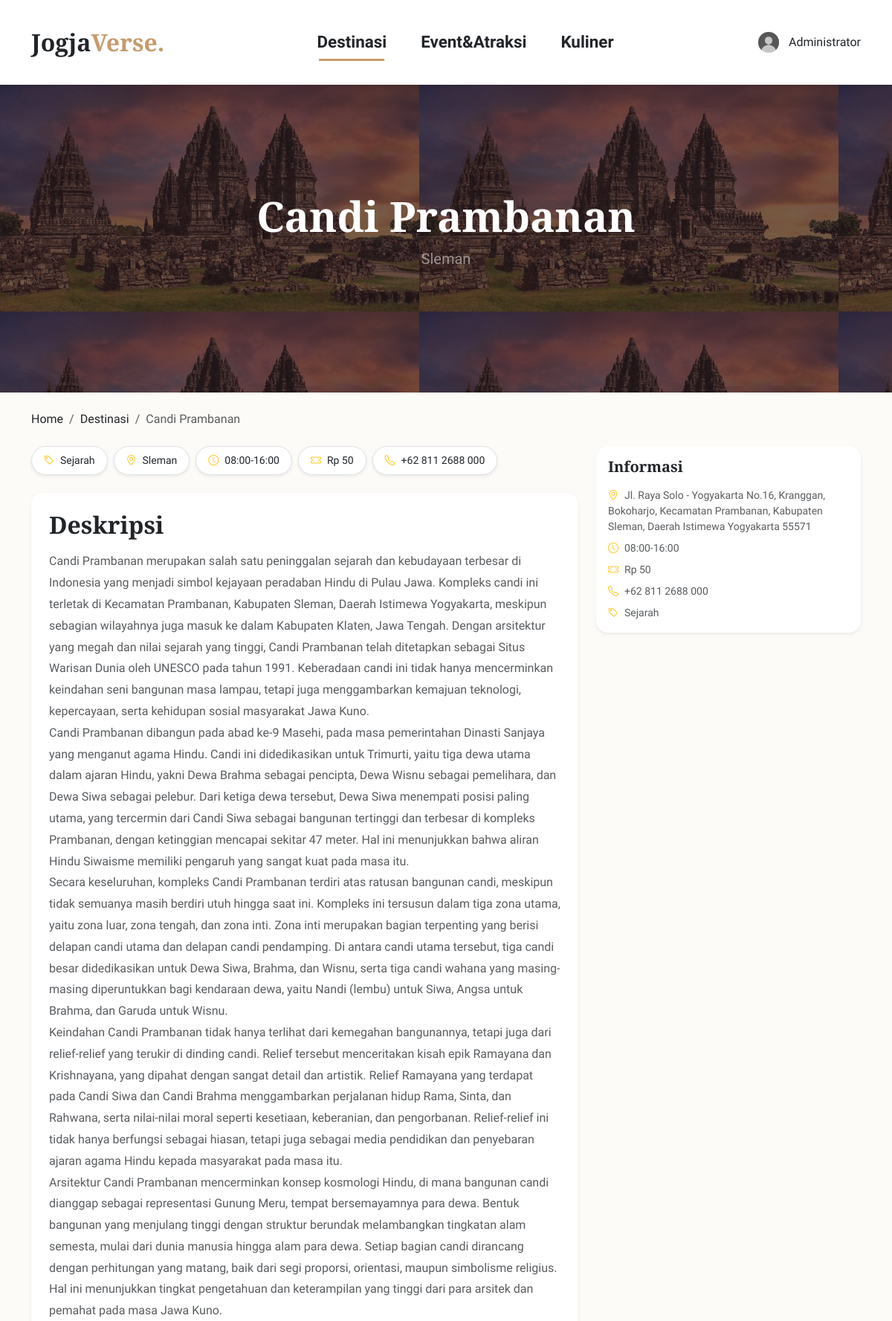
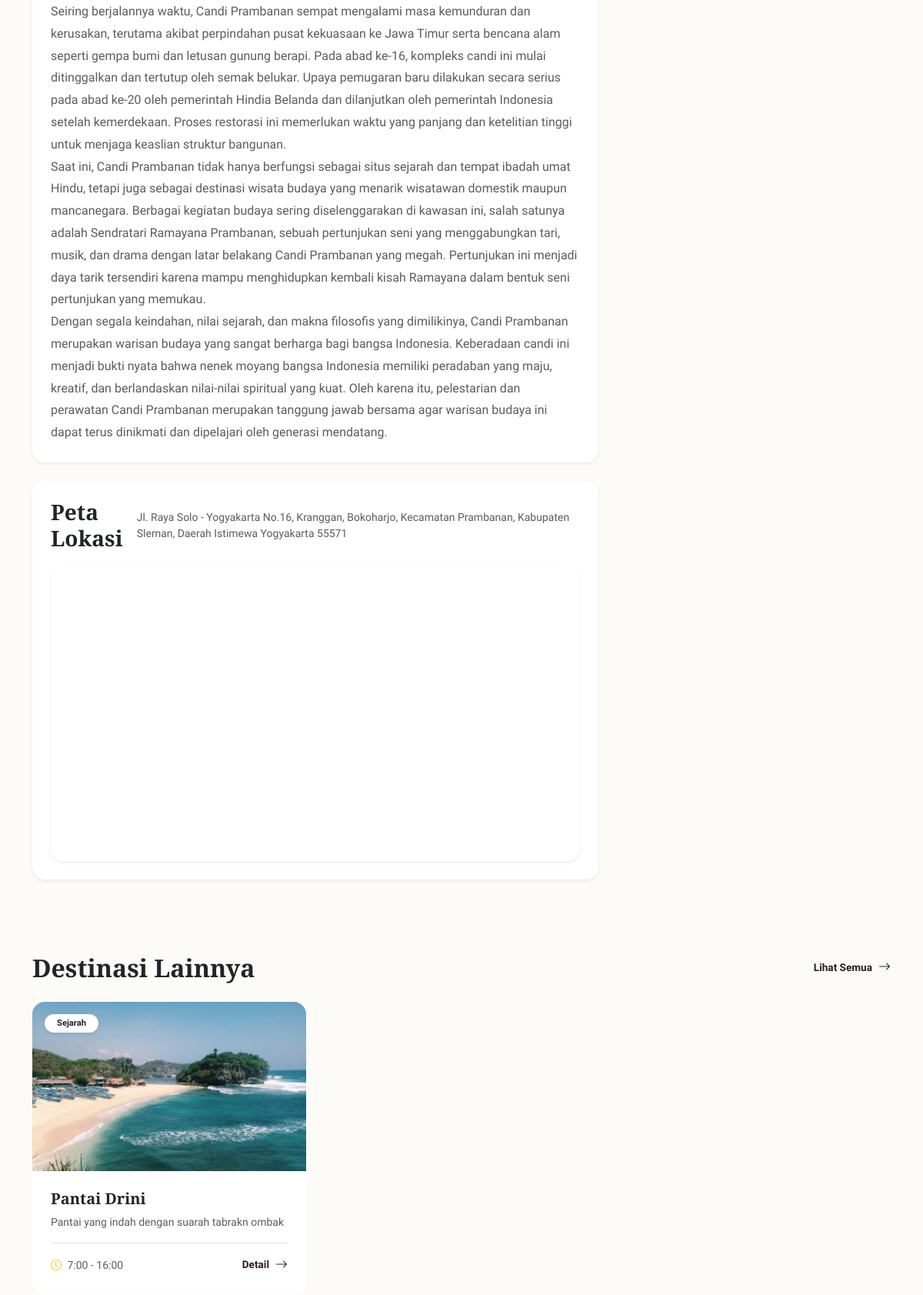
Screenshot of /public/user/php/detailDestinasi.php?id=11 (signed in, upper part) with the database file from the repository (2 pictures, top to bottom).
### tables this page shows
CREATE TABLE `destinasi` (
  `id_destinasi` bigint UNSIGNED NOT NULL,
  `id_kategori` bigint UNSIGNED DEFAULT NULL,
  `nama` varchar(160) NOT NULL,
  `slug` varchar(180) NOT NULL,
  `deskripsi` text,
  `alamat` varchar(255) DEFAULT NULL,
  `kota` varchar(80) DEFAULT NULL,
  `latitude` decimal(10,7) DEFAULT NULL,
  `longitude` decimal(10,7) DEFAULT NULL,
  `jam_operasional` varchar(120) DEFAULT NULL,
  `harga_tiket` int UNSIGNED DEFAULT '0',
  `nomor_kontak` varchar(30) DEFAULT NULL,
  `gambar_sampul_url` varchar(255) DEFAULT NULL,
  `status` enum('draft','publish','arsip') NOT NULL DEFAULT 'draft',
  `dibuat_oleh` bigint UNSIGNED DEFAULT NULL,
  `dibuat_pada` datetime NOT NULL DEFAULT CURRENT_TIMESTAMP,
  `diubah_pada` datetime DEFAULT NULL ON UPDATE CURRENT_TIMESTAMP
);

CREATE TABLE `kategori` (
  `id_kategori` bigint UNSIGNED NOT NULL,
  `nama` varchar(80) NOT NULL,
  `tipe` enum('destinasi','event','atraksi','kuliner') NOT NULL,
  `dibuat_pada` datetime NOT NULL DEFAULT CURRENT_TIMESTAMP
);

### public/user/php/detailDestinasi.php (the view, shortened to what this page needs)
<?php
require_once __DIR__ . "/../../../config/koneksi.php";
function h($value) {
  return htmlspecialchars((string)$value, ENT_QUOTES, 'UTF-8');
}
function format_harga($harga) {
  $harga = (int)$harga;
  return 'Rp ' . number_format($harga, 0, ',', '.');
}
$id = filter_input(INPUT_GET, 'id', FILTER_VALIDATE_INT);
$destinasi = null;
if ($id) {
  $stmt = $koneksi->prepare("
    SELECT
      d.id_destinasi,
      d.id_kategori,
      d.nama,
      d.deskripsi,
      d.alamat,
      d.kota,
      d.latitude,
      d.longitude,
      d.jam_operasional,
      d.harga_tiket,
      d.nomor_kontak,
      d.gambar_sampul_url,
      k.nama AS kategori
    FROM destinasi d
    JOIN kategori k ON d.id_kategori = k.id_kategori
    WHERE d.id_destinasi = ? AND d.status = 'publish' AND k.tipe = 'destinasi'
    LIMIT 1
  ");
  $stmt->bind_param("i", $id);
  $stmt->execute();
  $result = $stmt->get_result();
  if ($result) {
    $destinasi = $result->fetch_assoc();
  }
}
$not_found = !$id || !$destinasi;
$related = [];
if (!$not_found) {
  $kategori_id = (int)($destinasi['id_kategori'] ?? 0);
  if ($kategori_id > 0) {
    $stmt_rel = $koneksi->prepare("
      SELECT
        d.id_destinasi AS id,
        d.nama AS nama_destinasi,
        d.deskripsi AS deskripsi_singkat,
        k.nama AS kategori,
        d.gambar_sampul_url AS gambar,
        d.jam_operasional AS estimasi_waktu
      FROM destinasi d
      JOIN kategori k ON d.id_kategori = k.id_kategori
      WHERE d.status = 'publish' AND k.tipe = 'destinasi'
        AND d.id_kategori = ? AND d.id_destinasi != ?
      ORDER BY d.dibuat_pada DESC
      LIMIT 3
    ");
    $stmt_rel->bind_param("ii", $kategori_id, $id);
  }
  $stmt_rel->execute();
  $res_rel = $stmt_rel->get_result();
  if ($res_rel) {
    while ($row = $res_rel->fetch_assoc()) {
      $related[] = $row;
    }
  }
}
$hero_image = '../img/hero-yogyakarta.jpg';
if (!$not_found && !empty($destinasi['gambar_sampul_url'])) {
  $hero_image = $destinasi['gambar_sampul_url'];
}
$kategori_label = $destinasi ? ($destinasi['kategori'] ?? 'Destinasi') : 'Destinasi';
$kota_label = $destinasi ? trim((string)($destinasi['kota'] ?? '')) : '';
$jam_label = $destinasi ? trim((string)($destinasi['jam_operasional'] ?? '')) : '';
$kontak_label = $destinasi ? trim((string)($destinasi['nomor_kontak'] ?? '')) : '';
$alamat_label = $destinasi ? trim((string)($destinasi['alamat'] ?? '')) : '';
$harga_label = $destinasi ? format_harga($destinasi['harga_tiket'] ?? null) : 'Belum tersedia';
$kota_display = $kota_label !== '' ? $kota_label : 'Yogyakarta';
$jam_display = $jam_label !== '' ? $jam_label : 'Belum tersedia';
$kontak_display = $kontak_label !== '' ? $kontak_label : 'Belum tersedia';
$alamat_display = $alamat_label !== '' ? $alamat_label : 'Belum tersedia';
$deskripsi_display = $destinasi && trim((string)($destinasi['deskripsi'] ?? '')) !== ''
  ? $destinasi['deskripsi']
  : 'Deskripsi belum tersedia.';
$has_map = $destinasi
  && is_numeric($destinasi['latitude'])
  && is_numeric($destinasi['longitude']);
?>
<!DOCTYPE html>
<html lang="id">
<head>
  <link href="https://cdn.jsdelivr.net/npm/bootstrap@5.3.8/dist/css/bootstrap.min.css" rel="stylesheet">
  <link href="https://cdn.jsdelivr.net/npm/bootstrap-icons@1.13.1/font/bootstrap-icons.min.css" rel="stylesheet">
  <link rel="stylesheet" href="/assets/css/leaflet.css">
</head>
<body>
<nav class="navbar navbar-expand-lg navbar-light bg-white fixed-top shadow-sm">
  <div class="container">
    <a class="navbar-brand fw-bold text-dark" href="landingpageclean.php">
        Jogja<span style="color: var(--secondary-color);">Verse.</span>
    </a>
    <div class="collapse navbar-collapse" id="navbarNav">
      <ul class="navbar-nav mx-auto text-center">
        <li class="nav-item"><a class="nav-link fw-bold text-dark active" href="destinasiLainnya.php">Destinasi</a></li>
        <li class="nav-item"><a class="nav-link fw-bold text-dark" href="eventLainnya.php">Event&Atraksi</a></li>
        <li class="nav-item"><a class="nav-link fw-bold text-dark" href="kulinerlainnya.php">Kuliner</a></li>
      </ul>
      <?php
        if (!empty($_SESSION['login']) && $_SESSION['login'] === true) {
          $displayName = htmlspecialchars($_SESSION['nama_lengkap'] ?? $_SESSION['username']);
          $avatarPath = '/public/user/img/default_avatar.png';
          echo '<a href="/public/dashboard_user.php" class="d-flex align-items-center text-decoration-none text-dark">';
          echo '<img src="'.$avatarPath.'" alt="Profile" style="width:38px;height:38px;border-radius:50%;object-fit:cover;margin-right:8px;">';
          echo '<span class="fw-medium d-none d-md-inline">'. $displayName .'</span>';
          echo '</a>';
        } else {
          echo '<a href="#login" class="btn btn-outline-dark btn-login-custom">Login</a>';
        }
        ?>
    </div>
  </div>
</nav>
<?php if ($not_found): ?>
  <section id="background" style="background: linear-gradient(rgba(45, 27, 32, 0.7), rgba(45, 27, 32, 0.7)), url('../img/hero-yogyakarta.jpg');">
    <div class="text-center">
      <h1 class="fw-bold text-white display-4 mb-2">Destinasi Tidak Ditemukan</h1>
      <p class="text-white-50 fs-5">Data destinasi tidak tersedia atau belum dipublikasikan.</p>
    </div>
  </section>
  <section class="py-5">
    <div class="container text-center">
      <p class="text-muted mb-4">Coba kembali ke daftar destinasi untuk melihat pilihan lain.</p>
      <a href="destinasiLainnya.php" class="btn btn-outline-dark rounded-pill px-4">Kembali ke Destinasi</a>
    </div>
  </section>
<?php else: ?>
  <section id="background" style="background: linear-gradient(rgba(45, 27, 32, 0.65), rgba(45, 27, 32, 0.65)), url('<?= h($hero_image) ?>');">
    <div class="text-center">
      <h1 class="fw-bold text-white display-4 mb-2"><?= h($destinasi['nama']) ?></h1>
      <p class="text-white-50 fs-5"><?= h($kota_display) ?></p>
    </div>
  </section>
  <section class="py-4">
    <div class="container">
      <nav aria-label="breadcrumb">
        <ol class="breadcrumb mb-0">
          <li class="breadcrumb-item"><a href="landingpageclean.php" class="text-decoration-none text-dark">Home</a></li>
          <li class="breadcrumb-item"><a href="destinasiLainnya.php" class="text-decoration-none text-dark">Destinasi</a></li>
          <li class="breadcrumb-item active" aria-current="page"><?= h($destinasi['nama']) ?></li>
        </ol>
      </nav>
    </div>
  </section>
  <section class="pb-5">
    <div class="container">
      <div class="row g-4 align-items-start">
        <div class="col-lg-8">
          <div class="mb-4">
            <div class="d-flex flex-wrap gap-2 mb-3">
              <span class="d-inline-flex align-items-center gap-2 bg-white border rounded-pill px-3 py-2 shadow-sm small">
                <i class="bi bi-tag text-warning"></i>
                <?= h($kategori_label) ?>
              </span>
              <span class="d-inline-flex align-items-center gap-2 bg-white border rounded-pill px-3 py-2 shadow-sm small">
                <i class="bi bi-geo-alt text-warning"></i>
                <?= h($kota_display) ?>
              </span>
              <span class="d-inline-flex align-items-center gap-2 bg-white border rounded-pill px-3 py-2 shadow-sm small">
                <i class="bi bi-clock text-warning"></i>
                <?= h($jam_display) ?>
              </span>
              <span class="d-inline-flex align-items-center gap-2 bg-white border rounded-pill px-3 py-2 shadow-sm small">
                <i class="bi bi-ticket-perforated text-warning"></i>
                <?= h($harga_label) ?>
              </span>
              <span class="d-inline-flex align-items-center gap-2 bg-white border rounded-pill px-3 py-2 shadow-sm small">
                <i class="bi bi-telephone text-warning"></i>
                <?= h($kontak_display) ?>
              </span>
            </div>
          </div>
          <div class="bg-white rounded-4 p-4 shadow-sm mb-4">
            <h2 class="fw-bold font-serif mb-3">Deskripsi</h2>
            <div class="text-muted" style="line-height:1.8;">
              <?= nl2br(h($deskripsi_display)) ?>
            </div>
          </div>
          <div class="bg-white rounded-4 p-4 shadow-sm">
            <div class="d-flex align-items-center justify-content-between mb-3">
              <h3 class="fw-bold font-serif mb-0">Peta Lokasi</h3>
              <span class="text-muted small"><?= h($alamat_display) ?></span>
            </div>
            <?php if ($has_map): ?>
              <div class="ratio ratio-16x9 rounded-4 overflow-hidden shadow-sm">
              </div>
            <?php else: ?>
              <div class="text-muted">Lokasi peta belum tersedia.</div>
            <?php endif; ?>
          </div>
        </div>
        <div class="col-lg-4">
          <div class="card border-0 shadow-sm rounded-4 mb-4">
            <div class="card-body">
              <h5 class="fw-bold font-serif mb-3">Informasi</h5>
              <ul class="list-unstyled text-muted small mb-0">
                <li class="mb-2"><i class="bi bi-geo-alt me-2 text-warning"></i><?= h($alamat_display) ?></li>
                <li class="mb-2"><i class="bi bi-clock me-2 text-warning"></i><?= h($jam_display) ?></li>
                <li class="mb-2"><i class="bi bi-ticket-perforated me-2 text-warning"></i><?= h($harga_label) ?></li>
                <li class="mb-2"><i class="bi bi-telephone me-2 text-warning"></i><?= h($kontak_display) ?></li>
                <li><i class="bi bi-tag me-2 text-warning"></i><?= h($kategori_label) ?></li>
              </ul>
            </div>
          </div>
        </div>
      </div>
    </div>
  </section>
  <section class="py-5">
    <div class="container">
      <div class="d-flex flex-wrap justify-content-between align-items-center mb-4 gap-2">
        <h2 class="fw-bold font-serif mb-0">Destinasi Lainnya</h2>
        <a href="destinasiLainnya.php" class="link-gold-animated">Lihat Semua <i class="bi bi-arrow-right"></i></a>
      </div>
      <div class="row g-4">
        <?php if (!empty($related)): ?>
          <?php foreach ($related as $row):
            $img_url = !empty($row['gambar']) ? $row['gambar'] : 'https://placehold.co/600x400?text=Destinasi';
          ?>
          <div class="col-sm-6 col-lg-4">
            <div class="card card-destinasi h-100">
              <div class="position-relative overflow-hidden" style="height: 220px;">
                <img src="<?= h($img_url) ?>"
                     class="w-100 h-100 object-fit-cover"
                     alt="<?= h($row['nama_destinasi']) ?>"
                     onerror="this.src='https://placehold.co/600x400?text=No+Image'">
                <span class="position-absolute top-0 start-0 m-3 px-3 py-1 bg-white rounded-pill fw-bold shadow-sm text-dark"
                      style="font-size:0.7rem;">
                  <?= h($row['kategori']) ?>
                </span>
              </div>
              <div class="card-body p-4 d-flex flex-column">
                <h5 class="fw-bold mb-2 fs-5 font-serif text-truncate">
                  <?= h($row['nama_destinasi']) ?>
                </h5>
                <p class="text-muted mb-3 flex-grow-1 small" style="line-height:1.5; display: -webkit-box; -webkit-line-clamp: 2; -webkit-box-orient: vertical; overflow: hidden;">
                  <?= h($row['deskripsi_singkat']) ?>
                </p>
                <div class="d-flex justify-content-between align-items-center pt-3 border-top">
                  <span class="text-muted small">
                    <i class="bi bi-clock me-1 text-warning"></i>
                    <?= h($row['estimasi_waktu']) ?>
                  </span>
                  <a href="detailDestinasi.php?id=<?= h($row['id']) ?>" class="link-gold-animated">
                     Detail <i class="bi bi-arrow-right"></i>
                  </a>
                </div>
              </div>
            </div>
          </div>
          <?php endforeach; ?>
        <?php else: ?>
          <div class="col-12 text-center py-4">
            <div class="text-muted">Belum ada destinasi lain di kategori ini.</div>
          </div>
        <?php endif; ?>
      </div>
    </div>
  </section>
<?php endif; ?>
</body>
</html>

### public/user/php/detailDestinasi.php (style rules this page uses)
:root { --primary-color: #2D1B20; --secondary-color: #C69C6D; }
body { font-family: 'Plus Jakarta Sans', sans-serif; background-color: #FDFBF7; }
h1, h2, h3, .navbar-brand, .font-serif { font-family: 'Playfair Display', serif; }
.navbar { transition: all 0.4s ease; padding: 1.75rem 0; }
.navbar-brand { font-size: 2rem; }
.nav-link { font-size: 1.4rem; margin: 0 15px; font-weight: 500; position: relative; }
.nav-link::after { content: ''; position: absolute; width: 0; height: 3px; bottom: 0px; left: 50%; background-color: var(--secondary-color); transition: all 0.3s ease; transform: translateX(-50%); }
.nav-link:hover::after, .nav-link.active::after { width: 80%; }
#background { background-color: var(--primary-color); background-size: cover; background-position: center; height: 420px; display: flex; align-items: center; justify-content: center; margin-top: 108px; }
.card-destinasi { border: none; border-radius: 16px; overflow: hidden; transition: transform 0.3s cubic-bezier(0.175, 0.885, 0.32, 1.275), box-shadow 0.3s ease; background: #fff; }
.link-gold-animated { font-family: 'Plus Jakarta Sans', sans-serif; font-weight: 700; color: var(--primary-color); text-decoration: none; position: relative; display: inline-flex; align-items: center; gap: 8px; font-size: 0.85rem; transition: color 0.3s ease; padding-bottom: 2px; }
.link-gold-animated i { font-size: 1rem; transition: transform 0.3s ease; }
.link-gold-animated::after { content: ''; position: absolute; width: 0; height: 2px; bottom: 0px; left: 50%; background-color: var(--secondary-color); transition: all 0.3s ease; transform: translateX(-50%); }

### rows the page displays
destinasi: gambar_sampul_url (picture), nama "Candi Prambanan", kota "Sleman", id_kategori.nama "Sejarah", jam_operasional "08:00-16:00", harga_tiket "Rp 50", nomor_kontak "+62 811 2688 000", deskripsi "Candi Prambanan merupakan salah satu peninggalan sejarah dan kebudayaan terbesar di Indonesia yang menjadi simbol kejayaan peradaban Hindu di Pulau Jawa. Kompleks candi ini terletak di Kecamatan Prambanan, Kabupaten Sleman, Daerah Istimewa Yogyakarta, meskipun sebagian wilayahnya juga masuk ke dalam Kabupaten Klaten, Jawa Tengah. Dengan arsitektur yang megah dan nilai sejarah yang tinggi, Candi Prambanan telah ditetapkan sebagai Situs Warisan Dunia oleh UNESCO pada tahun 1991. Keberadaan candi ini tidak hanya mencerminkan keindahan seni bangunan masa lampau, tetapi juga menggambarkan kemajuan teknologi, kepercayaan, serta kehidupan sosial masyarakat Jawa Kuno. Candi Prambanan dibangun pada…", alamat "Jl. Raya Solo - Yogyakarta No.16, Kranggan, Bokoharjo, Kecamatan Prambanan, Kabupaten Sleman, Daerah Istimewa Yogyakarta 55571"
destinasi: gambar_sampul_url (picture), id_kategori.nama "Sejarah", nama "Pantai Drini", deskripsi "Pantai yang indah dengan suarah tabrakn ombak", jam_operasional "7:00 - 16:00"

### other values shown
$displayName "Administrator"
